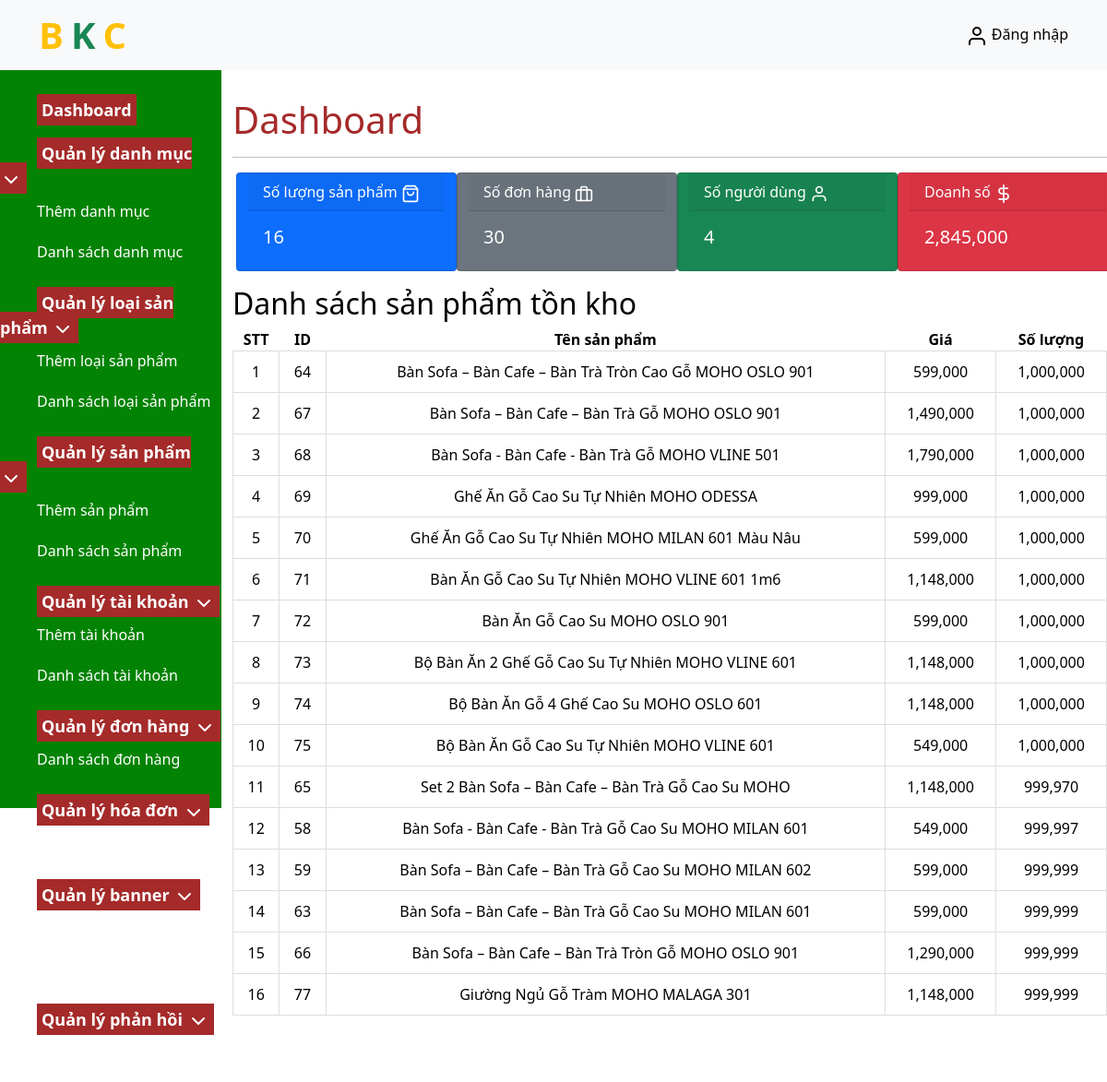
The app's page /Moho-Web/dashboard.php with its own data.
### tables this page shows
CREATE TABLE `tbl_product` (
  `product_id` int(11) NOT NULL,
  `product_name` varchar(255) NOT NULL,
  `cartegory_id` int(11) NOT NULL,
  `brand_id` int(11) NOT NULL,
  `product_price` varchar(255) NOT NULL,
  `product_price_new` varchar(255) NOT NULL,
  `product_desc` varchar(500) NOT NULL,
  `product_img` varchar(255) NOT NULL,
  `product_quantity` varchar(255) NOT NULL
);

### Moho-Web/database.php (called while the page is built, shortened)
<?php
class Database{
    public $host = DB_HOST;
    public $user = DB_USER;
    public $pass = DB_PASS;
    public $dbname = DB_NAME;
    public $link;
    private function connectDB(){
        $this->link = new mysqli($this->host,$this->user,$this->pass,$this->dbname);
    }
    public function select($query){
        $result = $this->link->query($query) or
        die($this->link->error.__LINE__);
        if($result->num_rows > 0){
            return $result;
        }
        else{
            return false;
        }
    }
}
?>

### Moho-Web/class/dashboard.php (called while the page is built, shortened)
<?php
    include "database.php";
?>
<?php
    class dashboard {
        private $db;
        public function __construct()
        {
            $this->db = new Database();
        }
        public function show_quantity_product(){
            $query = "SELECT COUNT(product_id) FROM tbl_product";
            $result = $this->db->select($query);
            return $result;
        }
        public function show_quantity_order(){
            $query = "SELECT COUNT(order_id) FROM tbl_order";
            $result = $this->db->select($query);
            return $result;
        }
        public function show_quantity_user(){
            $query = "SELECT COUNT(user_id) FROM tbl_user";
            $result = $this->db->select($query);
            return $result;
        }
        public function show_quantity_money(){
            $query = "SELECT SUM(order_detail_price) FROM tbl_order_detail";
            $result = $this->db->select($query);
            return $result;
        }
        public function show_quantity_product_ton(){
            $query = "SELECT * FROM tbl_product ORDER BY product_quantity ASC";
            $result = $this->db->select($query);
            return $result;
        }
    }
?>

### Moho-Web/dashboard.php (the view, shortened to what this page needs)
<?php
include "header.php";
include "slider.php";
include "class/dashboard.php";
?>
<?php
$dashboard = new dashboard;
$show_quantity_product = $dashboard->show_quantity_product();
if ($show_quantity_product) {
    $result_quantity_product = $show_quantity_product->fetch_assoc();
}
$show_quantity_order = $dashboard->show_quantity_order();
if ($show_quantity_order) {
    $result_quantity_order = $show_quantity_order->fetch_assoc();
}
$show_quantity_user = $dashboard->show_quantity_user();
if ($show_quantity_user) {
    $result_quantity_user = $show_quantity_user->fetch_assoc();
}
$show_quantity_money = $dashboard->show_quantity_money();
if ($show_quantity_money) {
    $result_quantity_money = $show_quantity_money->fetch_assoc();
}
$show_quantity_product_ton = $dashboard-> show_quantity_product_ton();
?>
<div class="admin-content-right">
    <div class="admin-content-right-cartegory_add">
        <h1 style="color: brown;">Dashboard</h1>
        <hr>
            <div class="row ms-1">
            <div class="col-6 col-sm-3 card bg-primary mb-3">
                <div class="text-white card-header">Số lượng sản phẩm </div>
                <div class="card-body">
                    <h5 class="text-white card-title"><?php echo $result_quantity_product['COUNT(product_id)'] ?> </h5>
                </div>
            </div>
            <div class="col-6 col-sm-3 card bg-secondary mb-3">
                <div class="text-white card-header">Số đơn hàng </div>
                <div class="card-body">
                    <h5 class=" text-white card-title"><?php echo $result_quantity_order['COUNT(order_id)'] ?></h5>
                </div>
            </div>
            <div class="col-6 col-sm-3 card bg-success mb-3">
                <div class="text-white card-header">Số người dùng <svg xmlns="http://www.w3.org/2000/svg" width="20" height="20" viewBox="0 0 24 24" fill="none" stroke="#fff" stroke-width="2" stroke-linecap="round" stroke-linejoin="round" class="feather feather-user"><path d="M20 21v-2a4 4 0 0 0-4-4H8a4 4 0 0 0-4 4v2"></path><circle cx="12" cy="7" r="4"></circle></svg></div>
                <div class="card-body">
                    <h5 class=" text-white card-title"><?php echo $result_quantity_user['COUNT(user_id)'] ?></h5>
                </div>
            </div>
            <div class="col-6 col-sm-3 card bg-danger mb-3">
                <div class="text-white card-header">Doanh số </div>
                <div class="card-body">
                    <h5 class=" text-white card-title"><?php echo number_format($result_quantity_money['SUM(order_detail_price)']) ?></h5>
                </div>
            </div>
            </div>
            <h2>Danh sách sản phẩm tồn kho</h2>
            <table>
            <tr>
                <th>STT</th>
                <th>ID</th>
                <th>Tên sản phẩm</th>
                <th>Giá</th>
                <th>Số lượng</th>
            </tr>
            <?php
            if ($show_quantity_product_ton) {
                $i = 0;
                while ($result_quantity_product_ton = $show_quantity_product_ton->fetch_assoc()) { $i++;
            ?>
                    <tr>
                        <td><?php echo $i ?></td>
                        <td><?php echo $result_quantity_product_ton['product_id'] ?></td>
                        <td><?php echo $result_quantity_product_ton['product_name'] ?></td>
                        <td><?php echo number_format($result_quantity_product_ton['product_price']) ?></td>
                        <td><?php echo number_format($result_quantity_product_ton['product_quantity']) ?></td>
                    </tr>
            <?php
                }
            }
            ?>
        </table>
    </div>
</div>
</section>
</body>
</html>

### CSS/Admin.css (style rules this page uses)
* { padding: 0; margin: 0; box-sizing: border-box; color: black; outline: none; }
.admin-content-right { width: 80%; padding: 30px 0 0 12px; }
.admin-content-right-cartegory_list table tr th,td { border: 1px solid #dddddd; padding: 10px; text-align: center; }
table { border-collapse: collapse; text-align: center; width: 100%; }

### records on screen
tbl_product: product_id "64", product_name "Bàn Sofa – Bàn Cafe – Bàn Trà Tròn Cao Gỗ MOHO OSLO 901", product_price "599,000", product_quantity "1,000,000"
tbl_product: product_id "67", product_name "Bàn Sofa – Bàn Cafe – Bàn Trà Gỗ MOHO OSLO 901", product_price "1,490,000", product_quantity "1,000,000"
tbl_product: product_id "68", product_name "Bàn Sofa - Bàn Cafe - Bàn Trà Gỗ MOHO VLINE 501", product_price "1,790,000", product_quantity "1,000,000"
tbl_product: product_id "69", product_name "Ghế Ăn Gỗ Cao Su Tự Nhiên MOHO ODESSA", product_price "999,000", product_quantity "1,000,000"
tbl_product: product_id "70", product_name "Ghế Ăn Gỗ Cao Su Tự Nhiên MOHO MILAN 601 Màu Nâu", product_price "599,000", product_quantity "1,000,000"
tbl_product: product_id "71", product_name "Bàn Ăn Gỗ Cao Su Tự Nhiên MOHO VLINE 601 1m6", product_price "1,148,000", product_quantity "1,000,000"
tbl_product: product_id "72", product_name "Bàn Ăn Gỗ Cao Su MOHO OSLO 901", product_price "599,000", product_quantity "1,000,000"
tbl_product: product_id "73", product_name "Bộ Bàn Ăn 2 Ghế Gỗ Cao Su Tự Nhiên MOHO VLINE 601", product_price "1,148,000", product_quantity "1,000,000"
tbl_product: product_id "74", product_name "Bộ Bàn Ăn Gỗ 4 Ghế Cao Su MOHO OSLO 601", product_price "1,148,000", product_quantity "1,000,000"
tbl_product: product_id "75", product_name "Bộ Bàn Ăn Gỗ Cao Su Tự Nhiên MOHO VLINE 601", product_price "549,000", product_quantity "1,000,000"
tbl_product: product_id "65", product_name "Set 2 Bàn Sofa – Bàn Cafe – Bàn Trà Gỗ Cao Su MOHO", product_price "1,148,000", product_quantity "999,970"
tbl_product: product_id "58", product_name "Bàn Sofa - Bàn Cafe - Bàn Trà Gỗ Cao Su MOHO MILAN 601", product_price "549,000", product_quantity "999,997"
tbl_product: product_id "59", product_name "Bàn Sofa – Bàn Cafe – Bàn Trà Gỗ Cao Su MOHO MILAN 602", product_price "599,000", product_quantity "999,999"
tbl_product: product_id "63", product_name "Bàn Sofa – Bàn Cafe – Bàn Trà Gỗ Cao Su MOHO MILAN 601", product_price "599,000", product_quantity "999,999"
tbl_product: product_id "66", product_name "Bàn Sofa – Bàn Cafe – Bàn Trà Tròn Gỗ MOHO OSLO 901", product_price "1,290,000", product_quantity "999,999"
tbl_product: product_id "77", product_name "Giường Ngủ Gỗ Tràm MOHO MALAGA 301", product_price "1,148,000", product_quantity "999,999"

### other values on screen
$result_quantity_product['COUNT(product_id)'] "16"
$result_quantity_order['COUNT(order_id)'] "30"
$result_quantity_user['COUNT(user_id)'] "4"
$result_quantity_money['SUM(order_detail_price)'] "2,845,000"
